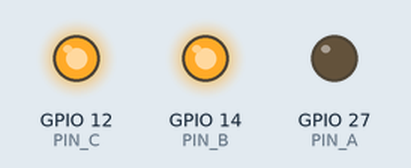
A sketch run on a simulated ESP32. Parts: output pins drawn as LEDs (lit = HIGH).

Above: at 0.05 s.
At 0.75 s:
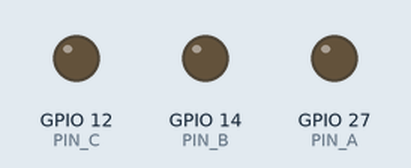
At 1.35 s:
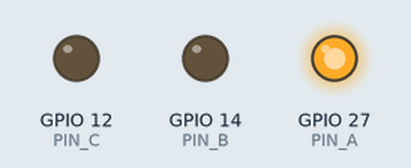
At 2.85 s:
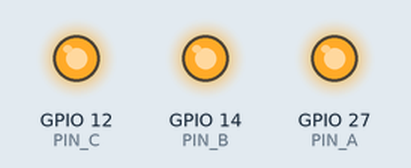
Timing chart, 0 to 3.1 s (numbered marks = the images above):
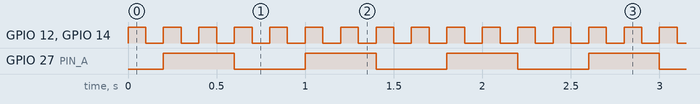

The sketch:

Blink_1.1.ino
```cpp
// Blink - ESP32 Wrover
// Original pins 11,12,13 → remapped to 32,33,25

#define PIN_A 27
#define PIN_B 14
#define PIN_C 12

void setup() {
  pinMode(PIN_A, OUTPUT);
  pinMode(PIN_B, OUTPUT);
  pinMode(PIN_C, OUTPUT);
}

void loop() {
  digitalWrite(PIN_B, HIGH);
  digitalWrite(PIN_C, HIGH);
  delay(100);
  digitalWrite(PIN_B, LOW);
  digitalWrite(PIN_C, LOW);
  delay(100);

  digitalWrite(PIN_A, HIGH);
  digitalWrite(PIN_B, HIGH);
  digitalWrite(PIN_C, HIGH);
  delay(100);
  digitalWrite(PIN_B, LOW);
  digitalWrite(PIN_C, LOW);
  delay(100);

  digitalWrite(PIN_B, HIGH);
  digitalWrite(PIN_C, HIGH);
  delay(100);
  digitalWrite(PIN_B, LOW);
  digitalWrite(PIN_C, LOW);
  delay(100);

  digitalWrite(PIN_A, LOW);
  digitalWrite(PIN_B, HIGH);
  digitalWrite(PIN_C, HIGH);
  delay(100);
  digitalWrite(PIN_B, LOW);
  digitalWrite(PIN_C, LOW);
  delay(100);
}
```

Measured:
- by itself, GPIO 12 (PIN_C), GPIO 14 (PIN_B): alternates HIGH for 0.10 s and LOW for 0.10 s
- by itself, GPIO 27 (PIN_A): alternates HIGH for 0.40 s and LOW for 0.40 s
- by itself, everything shown: repeats every 5.6 s, in 21 steps
